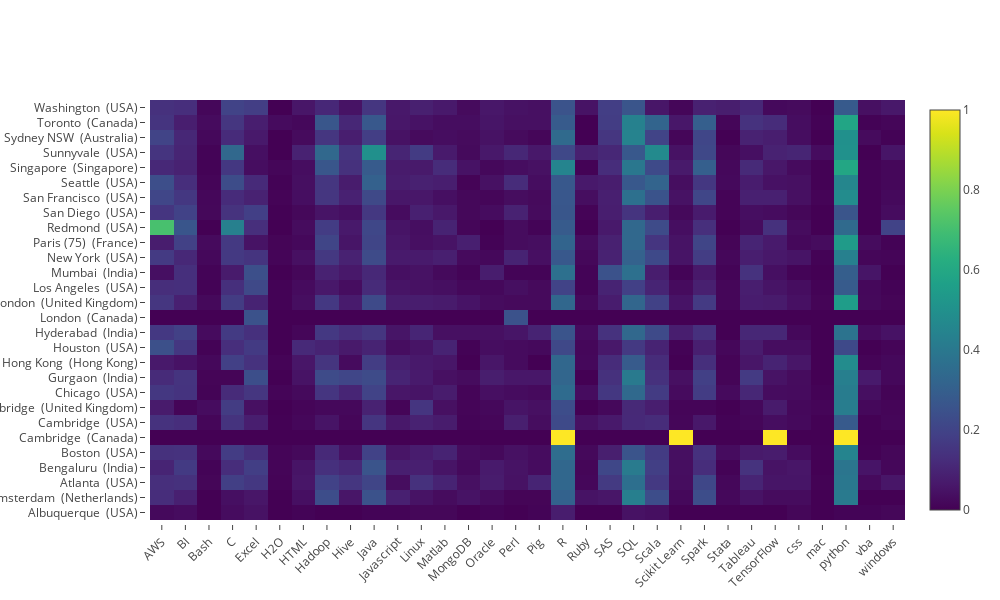

The cell this chart's notebook holds for it:
### Code cell
#Skills per city
tool_re={'R':'(?<=[\W])R(?=[\W])', 'python':'python', 'SAS':'SAS', 'Matlab':'matlab', 'SQL':'sql', 'Tableau':'tableau',\
          'TensorFlow':'tensor( ?)flow', 'Excel':'(?<=[\W])Excel(?=[\W])', 'Java': 'java', 'Hadoop': 'hadoop',\
          'Linux': 'linux', 'Stata': 'stata', 'Scala': 'scala', 'C':'(?<=[\W])C(?=[\W])', 'Spark':'spark', 'HTML':'html',\
          'AWS':'AWS|[Aa]mazon [Ww]eb [Ss]ervice', 'Ruby':'ruby', 'Bash':'bash', 'H2O':'h2o', 'BI':'BI',\
          'Hive':'hive', 'Pig':'pig', 'Perl':'perl', 'Oracle':'oracle', 'MongoDB':'mongodb',\
          'Scikit Learn':'scikit', 'vba':'vba', 'css':'css', 'Javascript':"JAVA-?\s?SCRIPT",\
         'windows':'windows', 'mac':'mac '}

data = pd.pivot_table(jobs_top25,index=['city_country'],values=tool_re.keys(),aggfunc=[np.mean])
data.columns = data.columns.droplevel()

plot_data = [go.Heatmap( z=data.values.tolist(),
                         y=data.index,
                         x=data.columns,
                        colorscale='Viridis')]

heat_map_layout = Layout(
    margin=go.Margin(
        l=150,
        pad=4
    ),
    height=600,
    width=1000,
    xaxis=dict(tickangle=-45),
    paper_bgcolor='rgba(0,0,0,0)',
    plot_bgcolor='rgba(0,0,0,0)',
    
)

py.offline.iplot(Figure(data=plot_data, layout=heat_map_layout), filename='pandas-heatmap')

### Figure 1 — Plotly figure (JSON) as saved in the notebook; plotly's stock layout.template omitted (floating-point values rounded to 4 significant figures; data arrays with more than 128 entries replaced by an {"elided": "..."} marker saying what was removed)
{"data": [{"colorscale": "Viridis", "type": "heatmap", "x": ["AWS", "BI", "Bash", "C", "Excel", "H2O", "HTML", "Hadoop", "Hive", "Java", "Javascript", "Linux", "Matlab", "MongoDB", "Oracle", "Perl", "Pig", "R", "Ruby", "SAS", "SQL", "Scala", "Scikit Learn", "Spark", "Stata", "Tableau", "TensorFlow", "css", "mac", "python", "vba", "windows"], "y": ["Albuquerque  (USA)", "Amsterdam  (Netherlands)", "Atlanta  (USA)", "Bengaluru  (India)", "Boston  (USA)", "Cambridge  (Canada)", "Cambridge  (USA)", "Cambridge  (United Kingdom)", "Chicago  (USA)", "Gurgaon  (India)", "Hong Kong  (Hong Kong)", "Houston  (USA)", "Hyderabad  (India)", "London  (Canada)", "London  (United Kingdom)", "Los Angeles  (USA)", "Mumbai  (India)", "New York  (USA)", "Paris (75)  (France)", "Redmond  (USA)", "San Diego  (USA)", "San Francisco  (USA)", "Seattle  (USA)", "Singapore  (Singapore)", "Sunnyvale  (USA)", "Sydney NSW  (Australia)", "Toronto  (Canada)", "Washington  (USA)"], "z": {"elided": "28x32 float values"}}], "layout": {"height": 600, "margin": {"l": 150, "pad": 4}, "paper_bgcolor": "rgba(0,0,0,0)", "plot_bgcolor": "rgba(0,0,0,0)", "width": 1000, "xaxis": {"tickangle": -45}}}
